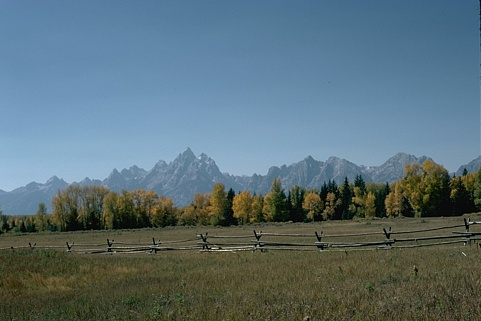
#> input picture boanh/anhbsds500/images/2092.jpg, 481 x 321 px
$ python -i thuattoan.py   (imports and definitions only)   (older library calls are emulated)
#> lines starting #> are read from the running program, lines starting #| are printed output that depends on the picture
#> further down, picture is the input picture: shape (321, 481, 3); mean B, G, R 118.9, 111.4, 91
import cv2
import numpy as np

def _apply_threshold(edge_magnitude, thresh=None):
    """Nếu thresh=None thì dùng Otsu, ngược lại cắt theo ngưỡng thủ công"""
    abs_edge = cv2.convertScaleAbs(edge_magnitude)
    if thresh is None:
        _, binary_edge = cv2.threshold(abs_edge, 0, 255, cv2.THRESH_BINARY + cv2.THRESH_OTSU)
    else:
        _, binary_edge = cv2.threshold(abs_edge, thresh, 255, cv2.THRESH_BINARY)
    return binary_edge

def sobel(processed_img, thresh=None):
    kernel_x = np.array([[-1, 0, 1], [-2, 0, 2], [-1, 0, 1]], dtype=np.float32)
    kernel_y = np.array([[-1, -2, -1], [ 0,  0,  0], [ 1,  2,  1]], dtype=np.float32)
    sobel_x = cv2.filter2D(processed_img, cv2.CV_64F, kernel_x)
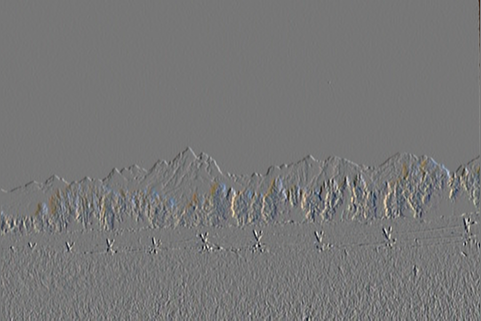
#> sobel_x: shape (321, 481, 3) float64; mean B, G, R -0.7, -0.5, -0.4; drawn with min black and max white
    sobel_y = cv2.filter2D(processed_img, cv2.CV_64F, kernel_y)
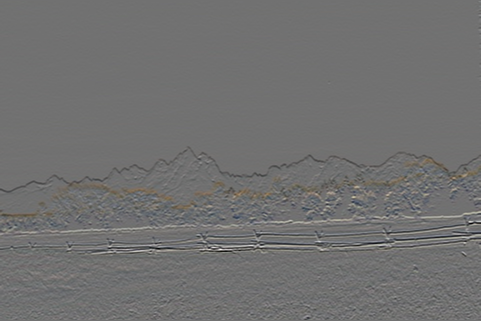
#> sobel_y: shape (321, 481, 3) float64; mean B, G, R -2.7, -1.2, -0.3; drawn with min black and max white
    magnitude = np.sqrt(np.square(sobel_x) + np.square(sobel_y))
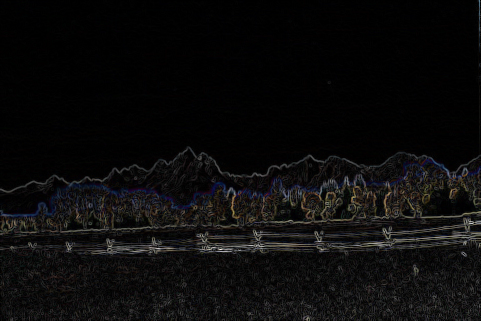
#> magnitude: shape (321, 481, 3) float64; mean B, G, R 38.5, 38.4, 40; drawn with min black and max white
    return _apply_threshold(magnitude, thresh)
#> in _apply_threshold, `abs_edge = cv2.convertScaleAbs(edge_magnitude)`:
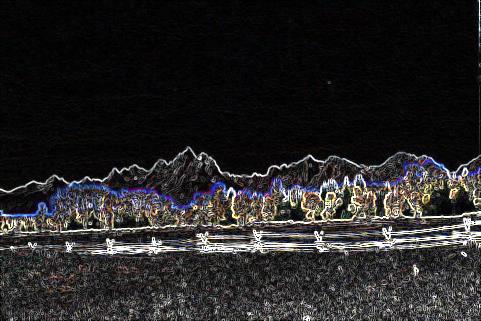
#> abs_edge: shape (321, 481, 3); mean B, G, R 37.6, 37.3, 38.7

def prewitt(processed_img, thresh=None):
    kernel_x = np.array([[-1, 0, 1], [-1, 0, 1], [-1, 0, 1]], dtype=np.float32)
    kernel_y = np.array([[-1, -1, -1], [0, 0, 0], [1, 1, 1]], dtype=np.float32)
    prewitt_x = cv2.filter2D(processed_img, cv2.CV_64F, kernel_x)
    prewitt_y = cv2.filter2D(processed_img, cv2.CV_64F, kernel_y)
    magnitude = np.sqrt(np.square(prewitt_x) + np.square(prewitt_y))
    return _apply_threshold(magnitude, thresh)

def laplace(processed_img, thresh=None):
    kernel = np.array([[0, 1, 0], [1, -4, 1], [0, 1, 0]], dtype=np.float32)
    laplace_img = cv2.filter2D(processed_img, cv2.CV_64F, kernel)
    return _apply_threshold(laplace_img, thresh)

def canny(processed_img, threshold1=None, threshold2=None):
    kernel_gauss_159 = np.array([
        [2,  4,  5,  4, 2],
        [4,  9, 12,  9, 4],
        [5, 12, 15, 12, 5],
        [4,  9, 12,  9, 4],
        [2,  4,  5,  4, 2]
    ], dtype=np.float32) / 159.0
    smoothed = cv2.filter2D(processed_img, -1, kernel_gauss_159)

    if threshold1 is None or threshold2 is None:
        high_thresh, _ = cv2.threshold(smoothed, 0, 255, cv2.THRESH_BINARY + cv2.THRESH_OTSU)
        low_thresh = 0.5 * high_thresh
        return cv2.Canny(smoothed, low_thresh, high_thresh)

    return cv2.Canny(smoothed, threshold1, threshold2)

>>> import cv2
>>> picture = cv2.imread('../boanh/anhbsds500/images/2092.jpg')
#> (the run stopped early here; a loop or call above may not have finished)

$ run again, on boanh/anhbsds500/images/23025.jpg
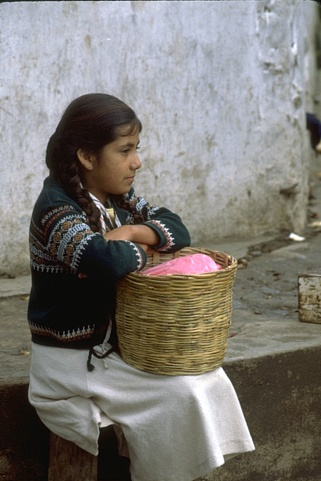
#> input picture boanh/anhbsds500/images/23025.jpg, 321 x 481 px
#> picture is the input picture: shape (481, 321, 3); mean B, G, R 115.9, 121.5, 124.6
#> in sobel, `magnitude = np.sqrt(np.square(sobel_x) + np.square(sobel_y))`:
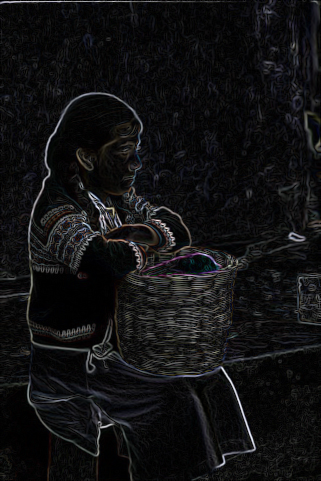
#> magnitude: shape (481, 321, 3) float64; mean B, G, R 62.7, 59.7, 59.9; drawn with min black and max white
#> in _apply_threshold, `abs_edge = cv2.convertScaleAbs(edge_magnitude)`:
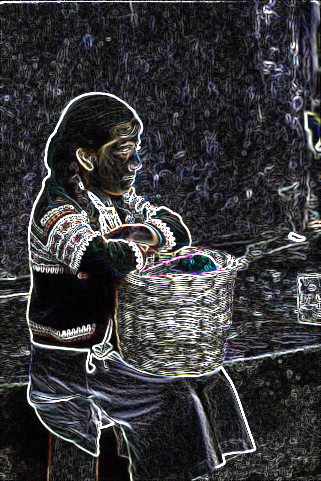
#> abs_edge: shape (481, 321, 3); mean B, G, R 58.7, 56, 56.1

$ run again, on boanh/anhbsds500/images/23084.jpg
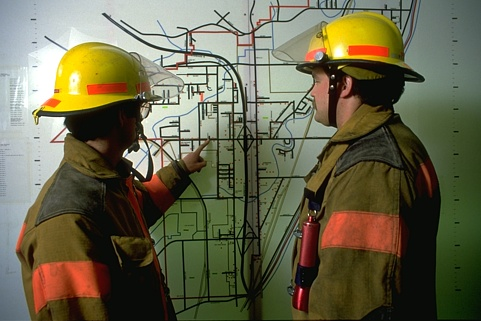
#> input picture boanh/anhbsds500/images/23084.jpg, 481 x 321 px
#> picture is the input picture: shape (321, 481, 3); mean B, G, R 75.5, 101.3, 104.1
#> in sobel, `magnitude = np.sqrt(np.square(sobel_x) + np.square(sobel_y))`:
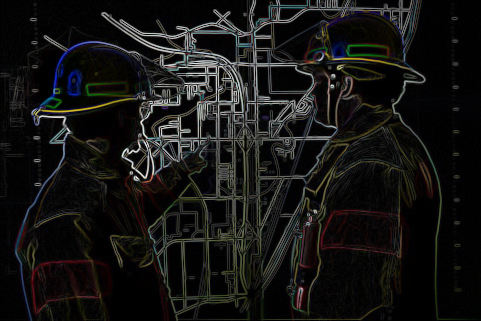
#> magnitude: shape (321, 481, 3) float64; mean B, G, R 78.5, 83, 84.8; drawn with min black and max white
#> in _apply_threshold, `abs_edge = cv2.convertScaleAbs(edge_magnitude)`:
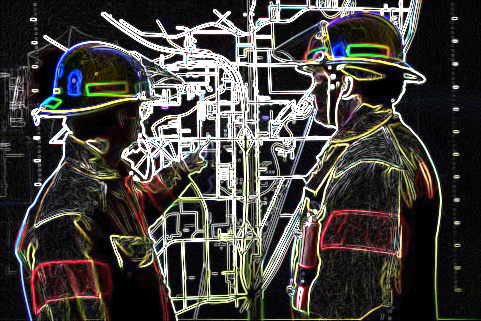
#> abs_edge: shape (321, 481, 3); mean B, G, R 62.1, 65.3, 68.2

$ run again, on boanh/anhbsds500/images/41004.jpg
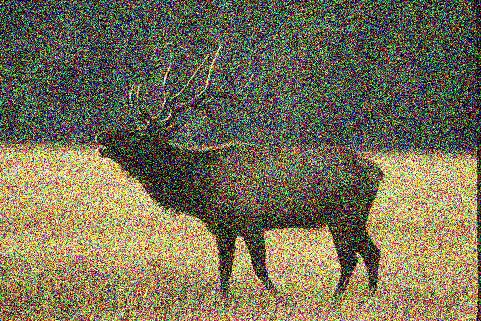
#> input picture boanh/anhbsds500/images/41004.jpg, 481 x 321 px
#> picture is the input picture: shape (321, 481, 3); mean B, G, R 87.5, 112.3, 119.1
#> in sobel, `magnitude = np.sqrt(np.square(sobel_x) + np.square(sobel_y))`:
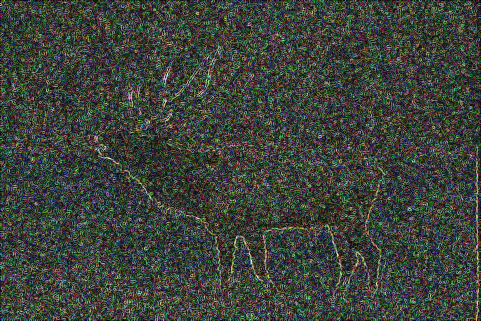
#> magnitude: shape (321, 481, 3) float64; mean B, G, R 224.1, 251.2, 231.7; drawn with min black and max white
#> in _apply_threshold, `abs_edge = cv2.convertScaleAbs(edge_magnitude)`:
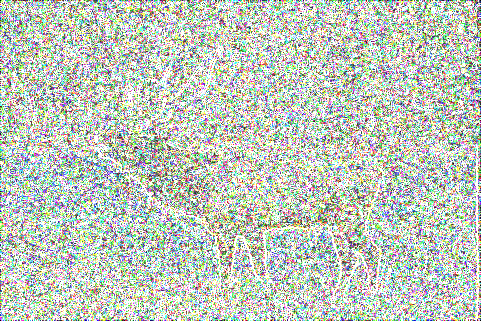
#> abs_edge: shape (321, 481, 3); mean B, G, R 189.1, 199.8, 191.8
